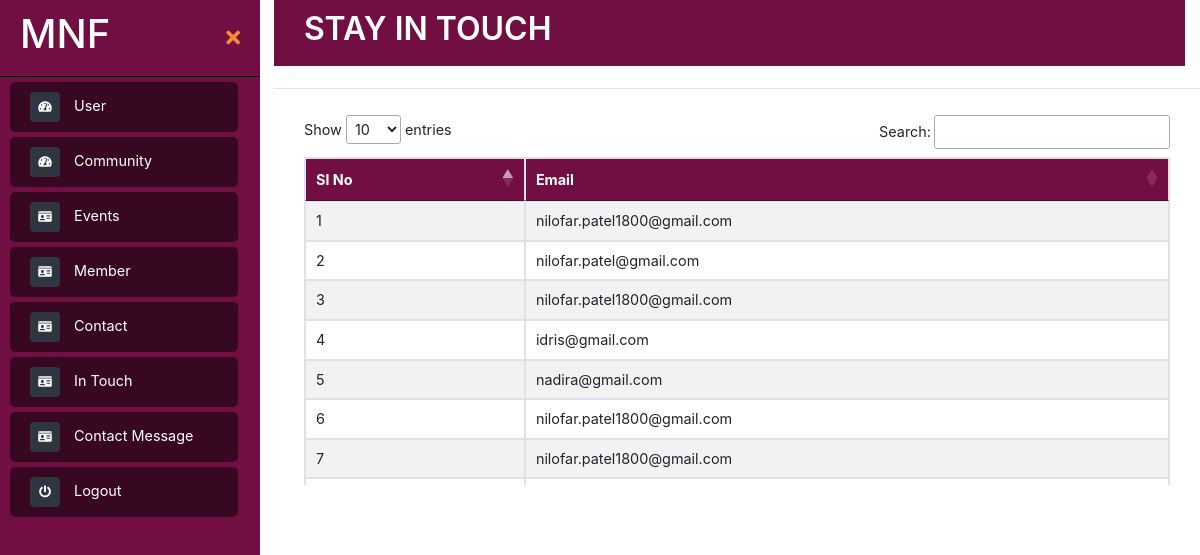
Page /admin/in-touch.php on the committed database.
### tables this page shows
CREATE TABLE `intouch` (
  `id` int(10) NOT NULL,
  `intouch` varchar(100) NOT NULL
);

### admin/in-touch.php (the view, shortened to what this page needs)
<?php include("sidebar.php");
include('../connect.php')
?>
<div class="page-content container-fluid">
    <div class="footer">
        <div class="d-flex justify-content-between">
            <h2 class="text-center" style="font-weight: 600">STAY IN TOUCH</h2>
        </div>
    </div>
</div>
<main class="page-content">
    <hr />
    <div class="table-responsive" style="overflow-y:scroll; height: 380px;">
        <table class="table table-bordered table-striped bg-white" id="example">
            <thead>
                <tr>
                    <th>Sl No</th>
                    <th>Email</th>
                </tr>
            </thead>
            <tbody>
                <?php
                    $query="SELECT * FROM `intouch` ORDER BY `id`";
                    $sn=0;
                    $confirm = mysqli_query($conn, $query) or die(mysqli_error());
                    while ($out = mysqli_fetch_array($confirm))
                    { ?>
                        <tr>
                            <td><?php echo ++$sn; ?></td>
                            <td><?php echo $out['intouch']; ?></td>
                        </tr>
                        <?php
                    } ?>
            </tbody>
        </table>
    </div>
</main>

### admin/assets/css/style.css (style rules this page uses)
* { margin: 0px; padding: 0px; }
body { font-size: 0.9rem; background-color: #ffffff; }
.page-wrapper .sidebar-wrapper, .sidebar-wrapper .sidebar-brand > a, .sidebar-wrapper .sidebar-dropdown > a:after, .sidebar-wrapper .sidebar-menu .sidebar-dropdown .sidebar-submenu li a:before, .sidebar-wrapper ul li a i, .page-wrapper .page-content, .sidebar-wrapper .sidebar-search input.search-menu, .sidebar-wrapper .sidebar-search .input-group-text, .sidebar-wrapper .sidebar-menu ul li a, #show-sidebar, #close-sidebar { -webkit-transition: all 0.3s ease; -moz-transition: all 0.3s ease; -ms-transition: all 0.3s ease; -o-transition: all 0.3s ease; transition: all 0.3s ease; }
@media screen and (min-width: 768px) { .page-wrapper.toggled .page-content { padding-left: 274px; } }
.page-wrapper .page-content { display: inline-block; width: 100%; padding-left: 10px; padding-top: 0px; }
.page-wrapper .page-content > div { padding: 10px 30px; }
.page-wrapper .page-content { overflow-x: hidden; }
.footer { text-align: center; background-color: rgb(113, 15, 66); color:white; padding: 10px 0px 5px 0px; }

### admin/in-touch.php (style rules this page uses)
.table-bordered tr th { background-color: rgb(113, 15, 66); color: white; }

### rows in the picture
intouch: intouch "nilofar.patel1800@gmail.com"
intouch: intouch "nilofar.patel@gmail.com"
intouch: intouch "nilofar.patel1800@gmail.com"
intouch: intouch "idris@gmail.com"
intouch: intouch "nadira@gmail.com"
intouch: intouch "nilofar.patel1800@gmail.com"
intouch: intouch "nilofar.patel1800@gmail.com"
